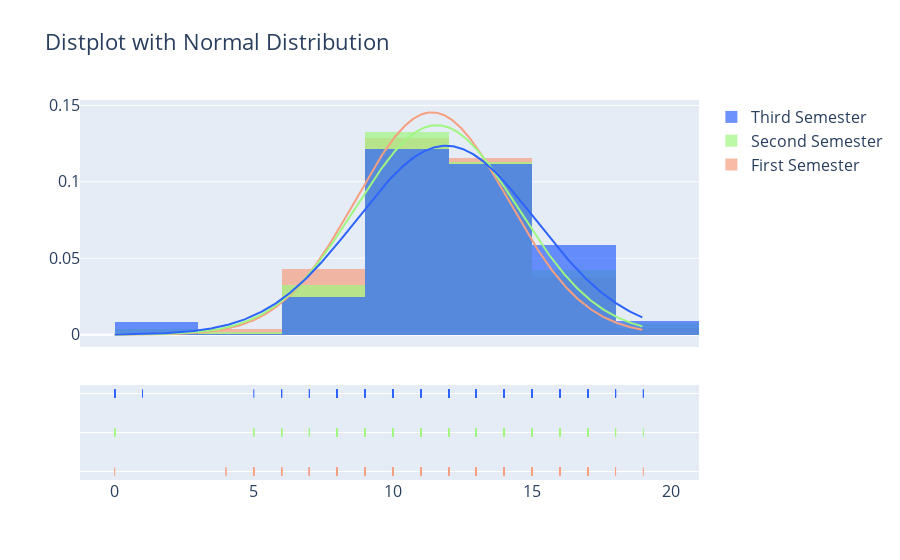

Notebook source saved alongside this figure:
### Code cell
# %pip install plotly --quiet

import plotly.figure_factory as ff
from plotly.offline import init_notebook_mode, iplot
import numpy as np

init_notebook_mode(connected=True)

# Add histogram data
x1 = df['G1'].values.tolist() 
x2 = df['G2'].values.tolist()  
x3 = df['G3'].values.tolist()    

# Group data together
hist_data = [x1, x2, x3]

group_labels = ['First Semester', 'Second Semester', 'Third Semester']

colors = ["#F79F81", "#9FF781", "#2E64FE"]

# Create distplot with custom bin_size
fig = ff.create_distplot(hist_data, group_labels, bin_size=3, curve_type='normal', colors=colors)
fig['layout'].update(title='Distplot with Normal Distribution', font=dict(size=16))

# Plot!
iplot(fig)

### Figure 1 — Plotly figure (JSON) as saved in the notebook; plotly's stock layout.template omitted (floating-point values rounded to 4 significant figures; data arrays with more than 128 entries replaced by an {"elided": "..."} marker saying what was removed)
{"data": [{"autobinx": false, "histnorm": "probability density", "legendgroup": "First Semester", "marker": {"color": "#F79F81"}, "name": "First Semester", "opacity": 0.7, "type": "histogram", "x": {"elided": "649 int values"}, "xaxis": "x", "xbins": {"end": 19, "size": 3, "start": 0}, "yaxis": "y"}, {"autobinx": false, "histnorm": "probability density", "legendgroup": "Second Semester", "marker": {"color": "#9FF781"}, "name": "Second Semester", "opacity": 0.7, "type": "histogram", "x": {"elided": "649 int values"}, "xaxis": "x", "xbins": {"end": 19, "size": 3, "start": 0}, "yaxis": "y"}, {"autobinx": false, "histnorm": "probability density", "legendgroup": "Third Semester", "marker": {"color": "#2E64FE"}, "name": "Third Semester", "opacity": 0.7, "type": "histogram", "x": {"elided": "649 int values"}, "xaxis": "x", "xbins": {"end": 19, "size": 3, "start": 0}, "yaxis": "y"}, {"legendgroup": "First Semester", "marker": {"color": "#F79F81"}, "mode": "lines", "name": "First Semester", "showlegend": false, "type": "scatter", "x": {"elided": "500 float values"}, "xaxis": "x", "y": {"elided": "500 float values"}, "yaxis": "y"}, {"legendgroup": "Second Semester", "marker": {"color": "#9FF781"}, "mode": "lines", "name": "Second Semester", "showlegend": false, "type": "scatter", "x": {"elided": "500 float values"}, "xaxis": "x", "y": {"elided": "500 float values"}, "yaxis": "y"}, {"legendgroup": "Third Semester", "marker": {"color": "#2E64FE"}, "mode": "lines", "name": "Third Semester", "showlegend": false, "type": "scatter", "x": {"elided": "500 float values"}, "xaxis": "x", "y": {"elided": "500 float values"}, "yaxis": "y"}, {"legendgroup": "First Semester", "marker": {"color": "#F79F81", "symbol": "line-ns-open"}, "mode": "markers", "name": "First Semester", "showlegend": false, "type": "scatter", "x": {"elided": "649 int values"}, "xaxis": "x", "y": {"elided": "649 str values"}, "yaxis": "y2"}, {"legendgroup": "Second Semester", "marker": {"color": "#9FF781", "symbol": "line-ns-open"}, "mode": "markers", "name": "Second Semester", "showlegend": false, "type": "scatter", "x": {"elided": "649 int values"}, "xaxis": "x", "y": {"elided": "649 str values"}, "yaxis": "y2"}, {"legendgroup": "Third Semester", "marker": {"color": "#2E64FE", "symbol": "line-ns-open"}, "mode": "markers", "name": "Third Semester", "showlegend": false, "type": "scatter", "x": {"elided": "649 int values"}, "xaxis": "x", "y": {"elided": "649 str values"}, "yaxis": "y2"}], "layout": {"barmode": "overlay", "font": {"size": 16}, "hovermode": "closest", "legend": {"traceorder": "reversed"}, "title": {"text": "Distplot with Normal Distribution"}, "xaxis": {"anchor": "y2", "domain": [0, 1], "zeroline": false}, "yaxis": {"anchor": "free", "domain": [0.35, 1], "position": 0}, "yaxis2": {"anchor": "x", "domain": [0, 0.25], "dtick": 1, "showticklabels": false}}}
